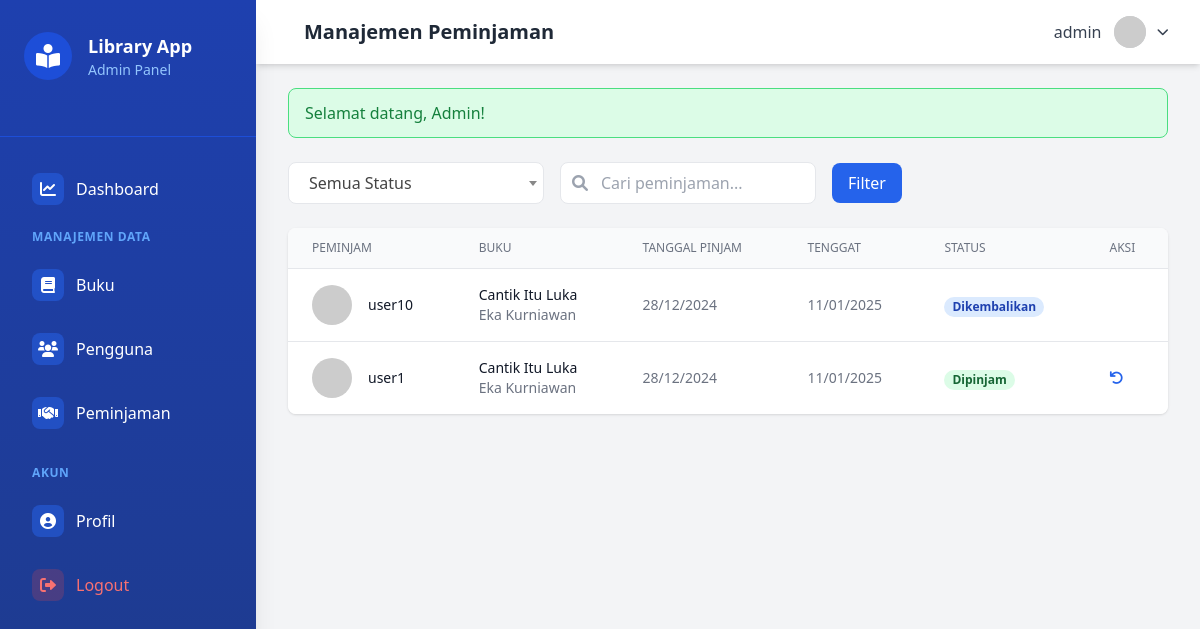
The page /admin/borrowings/index.php (signed in) on the database its author committed.
### tables this page shows
CREATE TABLE `borrowings` (
  `id` int NOT NULL,
  `user_id` int NOT NULL,
  `book_id` int NOT NULL,
  `borrow_date` timestamp NULL DEFAULT CURRENT_TIMESTAMP,
  `due_date` timestamp NOT NULL,
  `return_date` timestamp NULL DEFAULT NULL,
  `status` varchar(20) DEFAULT NULL,
  `approved_at` datetime DEFAULT NULL
);

CREATE TABLE `users` (
  `id` int NOT NULL,
  `username` varchar(50) NOT NULL,
  `email` varchar(100) NOT NULL,
  `password` varchar(255) NOT NULL,
  `role` enum('admin','user') DEFAULT 'user',
  `created_at` timestamp NULL DEFAULT CURRENT_TIMESTAMP
);

CREATE TABLE `books` (
  `id` int NOT NULL,
  `title` varchar(255) NOT NULL,
  `author` varchar(255) NOT NULL,
  `description` text,
  `cover_image` varchar(255) DEFAULT NULL,
  `isbn` varchar(13) DEFAULT NULL,
  `category` varchar(100) DEFAULT NULL,
  `total_copies` int DEFAULT '1',
  `available_copies` int DEFAULT '1',
  `created_at` timestamp NULL DEFAULT CURRENT_TIMESTAMP,
  `updated_at` timestamp NULL DEFAULT CURRENT_TIMESTAMP ON UPDATE CURRENT_TIMESTAMP
);

### admin/borrowings/index.php (the view, shortened to what this page needs)
<?php
require_once '../../config/database.php';
$page = isset($_GET['page']) ? (int)$_GET['page'] : 1;
$limit = 10;
$offset = ($page - 1) * $limit;
$search = $_GET['search'] ?? '';
$where_clauses = [];
$where_sql = $where_clauses ? 'WHERE ' . implode(' AND ', $where_clauses) : '';
$sql = "
    SELECT b.*, u.username, bk.title as book_title, bk.author
    FROM borrowings b
    JOIN users u ON b.user_id = u.id
    JOIN books bk ON b.book_id = bk.id
    $where_sql
    ORDER BY b.borrow_date DESC
    LIMIT :limit OFFSET :offset
";
$stmt = $pdo->prepare($sql);
$stmt->bindValue(':limit', $limit, PDO::PARAM_INT);
$stmt->bindValue(':offset', $offset, PDO::PARAM_INT);
$stmt->execute();
$borrowings = $stmt->fetchAll();
require_once '../../includes/admin_header.php';
?>
<link href="https://cdn.jsdelivr.net/npm/select2@4.0.13/dist/css/select2.min.css" rel="stylesheet" />
<div class="mb-6 flex flex-wrap gap-4 items-center justify-between">
    <div class="flex items-center gap-4">
        <form class="flex items-center gap-4">
            <div class="relative">
                <input type="text"
                    name="search"
                    value="<?php echo htmlspecialchars($search); ?>"
                    placeholder="Cari peminjaman..."
                    class="pl-10 pr-4 py-2 border rounded-lg w-64 focus:ring-blue-500 focus:border-blue-500">
                <div class="absolute inset-y-0 left-0 pl-3 flex items-center pointer-events-none">
                </div>
            </div>
            <button type="submit"
                class="px-4 py-2 bg-blue-600 text-white rounded-lg hover:bg-blue-700">
                Filter
            </button>
        </form>
    </div>
</div>
<div class="bg-white rounded-lg shadow overflow-hidden">
    <table class="min-w-full divide-y divide-gray-200">
        <thead class="bg-gray-50">
            <tr>
                <th class="px-6 py-3 text-left text-xs font-medium text-gray-500 uppercase">Peminjam</th>
                <th class="px-6 py-3 text-left text-xs font-medium text-gray-500 uppercase">Buku</th>
                <th class="px-6 py-3 text-left text-xs font-medium text-gray-500 uppercase">Tanggal Pinjam</th>
                <th class="px-6 py-3 text-left text-xs font-medium text-gray-500 uppercase">Tenggat</th>
                <th class="px-6 py-3 text-left text-xs font-medium text-gray-500 uppercase">Status</th>
                <th class="px-6 py-3 text-left text-xs font-medium text-gray-500 uppercase">Aksi</th>
            </tr>
        </thead>
        <tbody class="bg-white divide-y divide-gray-200">
            <?php foreach ($borrowings as $borrowing): ?>
                <tr>
                    <td class="px-6 py-4">
                        <div class="flex items-center">
                            <div class="h-10 w-10 flex-shrink-0">
                                <img class="h-10 w-10 rounded-full"
                                    src="https://ui-avatars.com/api/?name=<?php echo urlencode($borrowing['username']); ?>"
                                    alt="<?php echo htmlspecialchars($borrowing['username']); ?>">
                            </div>
                            <div class="ml-4">
                                <div class="text-sm font-medium text-gray-900">
                                    <?php echo htmlspecialchars($borrowing['username']); ?>
                                </div>
                            </div>
                        </div>
                    </td>
                    <td class="px-6 py-4">
                        <div class="text-sm text-gray-900"><?php echo htmlspecialchars($borrowing['book_title']); ?></div>
                        <div class="text-sm text-gray-500"><?php echo htmlspecialchars($borrowing['author']); ?></div>
                    </td>
                    <td class="px-6 py-4 text-sm text-gray-500">
                        <?php echo date('d/m/Y', strtotime($borrowing['borrow_date'])); ?>
                    </td>
                    <td class="px-6 py-4 text-sm text-gray-500">
                        <?php echo date('d/m/Y', strtotime($borrowing['due_date'])); ?>
                    </td>
                    <td class="px-6 py-4">
                        <span class="px-2 inline-flex text-xs leading-5 font-semibold rounded-full
                        <?php
                        switch ($borrowing['status']) {
                            case 'borrowed':
                                echo 'bg-green-100 text-green-800';
                                break;
                            case 'returned':
                                echo 'bg-blue-100 text-blue-800';
                                break;
                        }
                        ?>">
                            <?php
                            switch ($borrowing['status']) {
                                case 'borrowed':
                                    echo 'Dipinjam';
                                    break;
                                case 'returned':
                                    echo 'Dikembalikan';
                                    break;
                            }
                            ?>
                        </span>
                    </td>
                    <td class="px-6 py-4 text-sm font-medium">
                        <?php if ($borrowing['status'] === 'pending'): ?>
                            <form method="POST" class="inline-block">
                                <input type="hidden" name="borrowing_id" value="<?php echo $borrowing['id']; ?>">
                                <input type="hidden" name="action" value="approve">
                                <button type="submit" class="text-green-600 hover:text-green-900 mr-3">
                                    <i class="fas fa-check"></i>
                                </button>
                            </form>
                            <form method="POST" class="inline-block">
                                <input type="hidden" name="borrowing_id" value="<?php echo $borrowing['id']; ?>">
                                <input type="hidden" name="action" value="reject">
                                <button type="submit" class="text-red-600 hover:text-red-900">
                                    <i class="fas fa-times"></i>
                                </button>
                            </form>
                        <?php elseif ($borrowing['status'] === 'borrowed'): ?>
                            <form method="POST" class="inline-block">
                                <button type="submit" class="text-blue-600 hover:text-blue-900">
                                    <i class="fas fa-undo"></i>
                                </button>
                            </form>
                        <?php endif; ?>
                    </td>
                </tr>
            <?php endforeach; ?>
        </tbody>
    </table>
</div>
<?php require_once '../../includes/admin_footer.php'; ?>

### rows shown on the page
borrowings: user.username "user10", book.title "Cantik Itu Luka", book.author "Eka Kurniawan", borrow_date "28/12/2024", due_date "11/01/2025", status "Dikembalikan"
borrowings: user.username "user1", book.title "Cantik Itu Luka", book.author "Eka Kurniawan", borrow_date "28/12/2024", due_date "11/01/2025", status "Dipinjam"

### other values the page prints
$page_title "Manajemen Peminjaman"
$_SESSION['username'] "admin"
$_SESSION['flash']['message'] "Selamat datang, Admin!"
